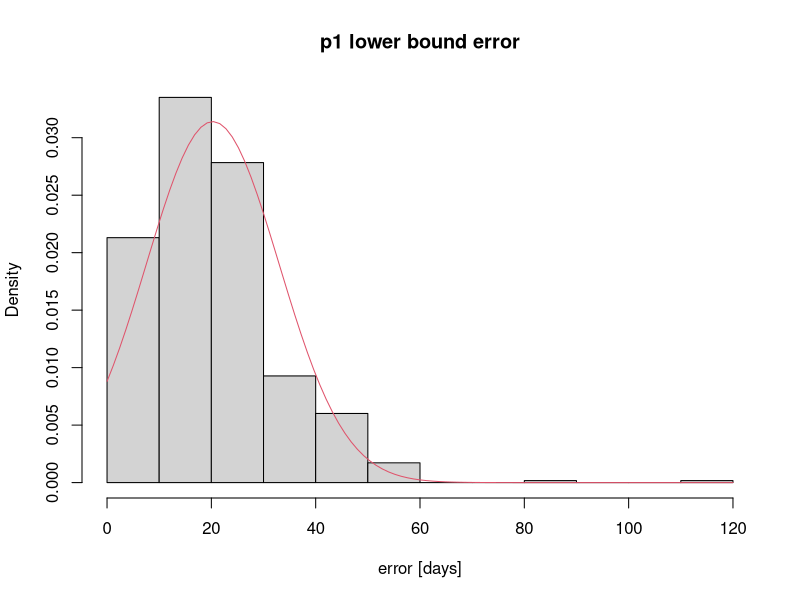
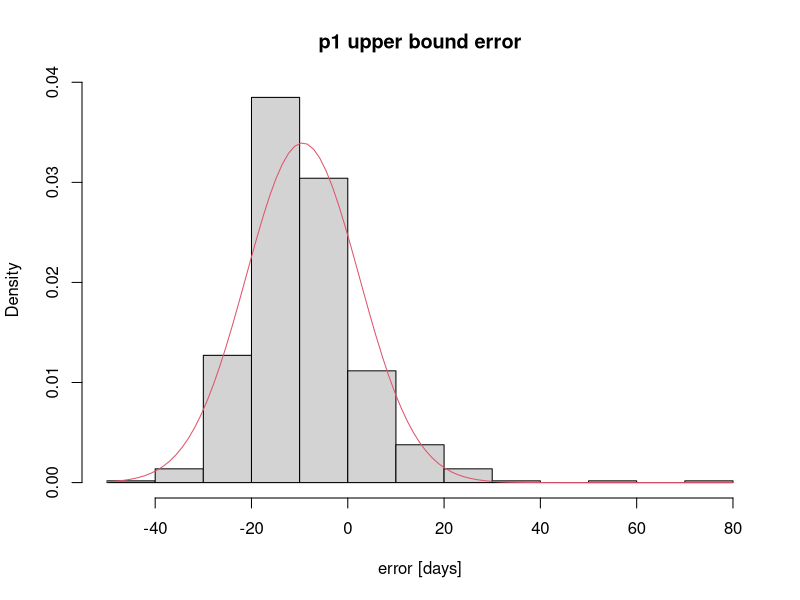
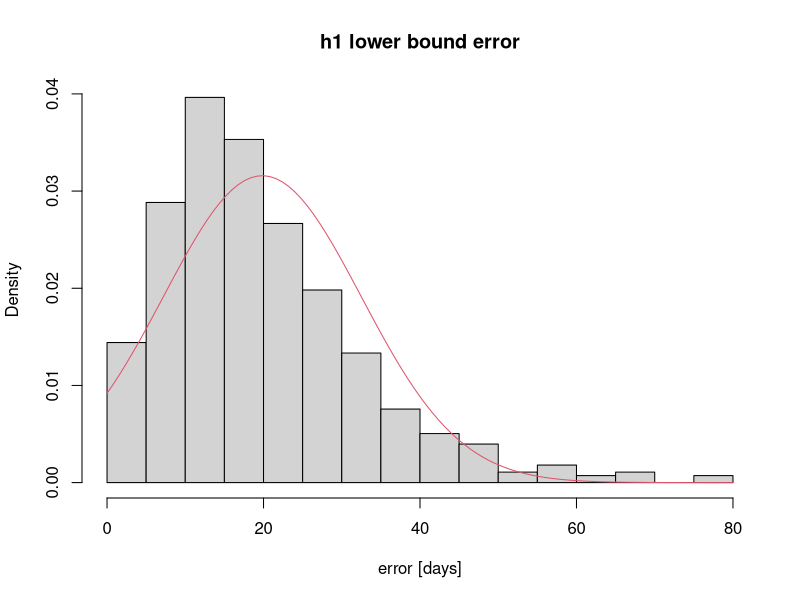
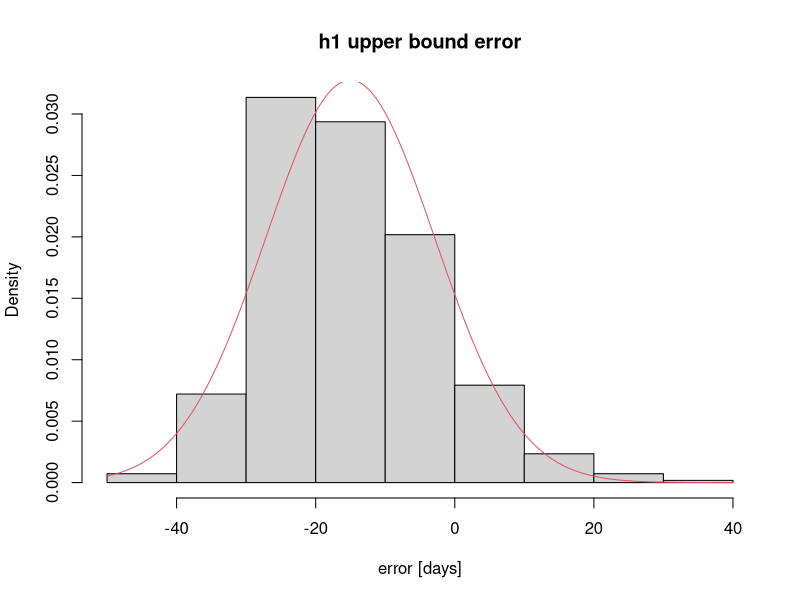
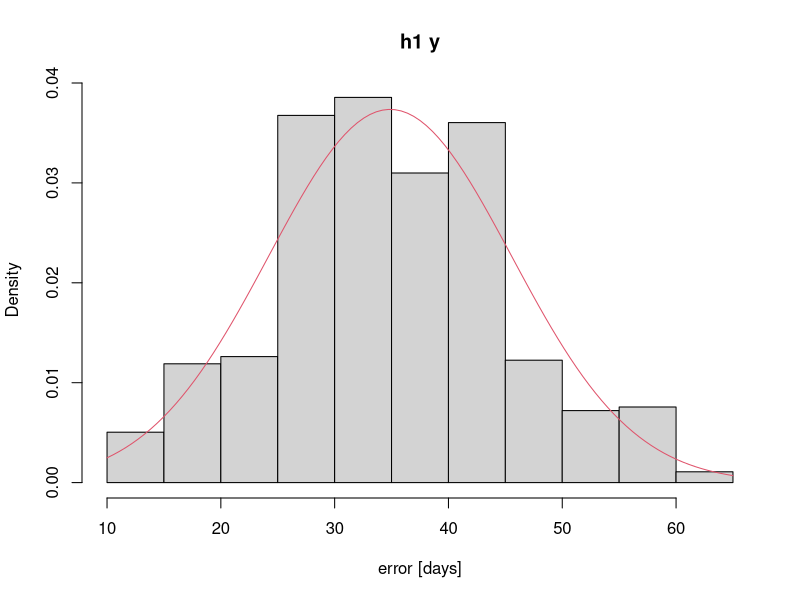
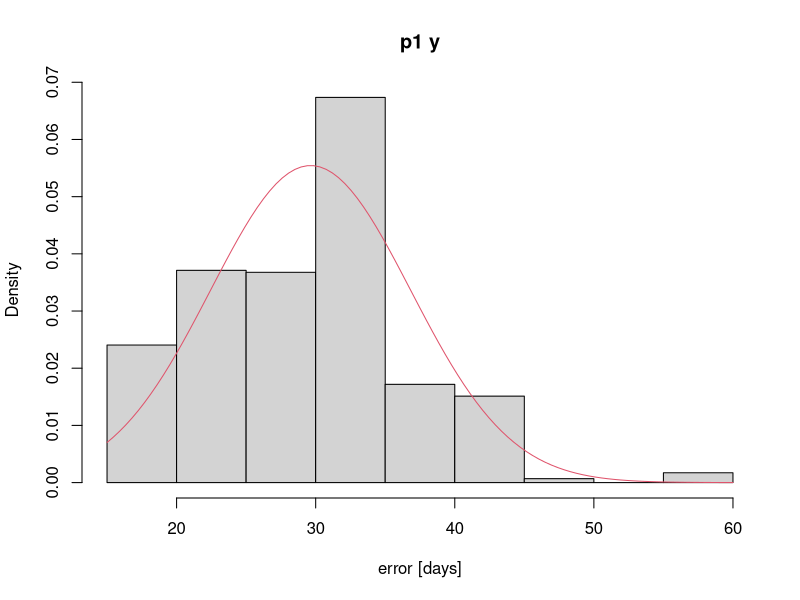
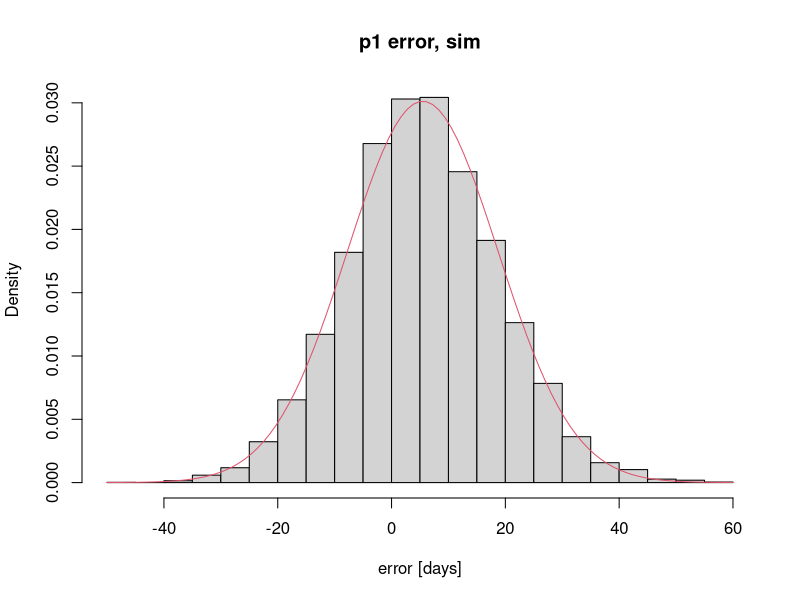
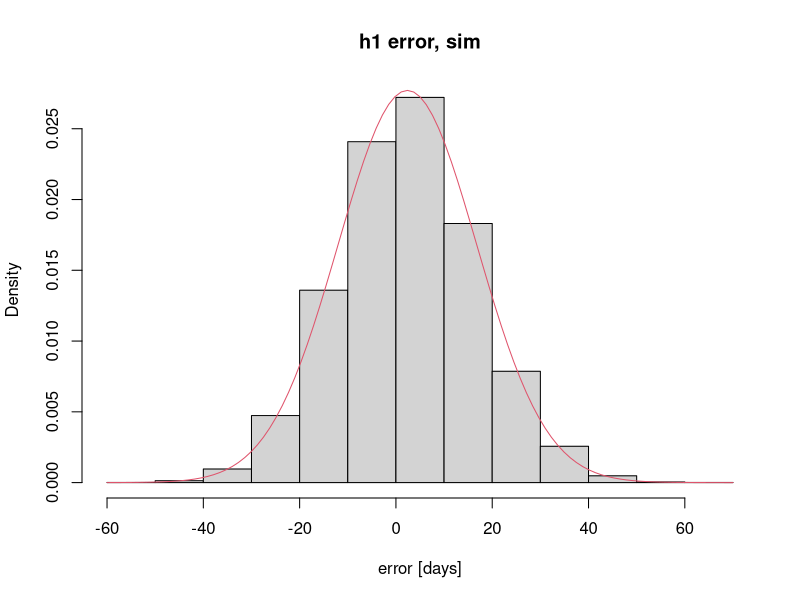

Generate these figures, in order, with R:
## ---- chunk 1

library(MASS)

p1_errors <- read.csv('p1_error_toBootstrap_v3.csv')
h1_errors <- read.csv('h1_error_toBootstrap_v3.csv')

p1_y <- p1_errors$p1_lowerBoundError - p1_errors$p1_upperBoundError
h1_y <- h1_errors$h1_lowerBoundError - h1_errors$h1_upperBoundError

# fit to normal distribution and plot
fit_p1_lowerBound <- fitdistr(p1_errors$p1_lowerBoundError, "normal")
para_p1_lowerBound <- fit_p1_lowerBound$estimate
hist(p1_errors$p1_lowerBoundError, prob = TRUE, main = "p1 lower bound error", xlab = 'error [days]')
curve(dnorm(x, para_p1_lowerBound[1], para_p1_lowerBound[2]), col = 2, add = TRUE)

fit_p1_upperBound <- fitdistr(p1_errors$p1_upperBoundError, "normal")
para_p1_upperBound <- fit_p1_upperBound$estimate
hist(p1_errors$p1_upperBoundError, prob = TRUE, main = "p1 upper bound error", xlab = 'error [days]')
curve(dnorm(x, para_p1_upperBound[1], para_p1_upperBound[2]), col = 2, add = TRUE)

fit_h1_lowerBound <- fitdistr(h1_errors$h1_lowerBoundError, "normal")
para_h1_lowerBound <- fit_h1_lowerBound$estimate
hist(h1_errors$h1_lowerBoundError, prob = TRUE, main = "h1 lower bound error", xlab = 'error [days]')
curve(dnorm(x, para_h1_lowerBound[1], para_h1_lowerBound[2]), col = 2, add = TRUE)

fit_h1_upperBound <- fitdistr(h1_errors$h1_upperBoundError, "normal")
para_h1_upperBound <- fit_h1_upperBound$estimate
hist(h1_errors$h1_upperBoundError, prob = TRUE, main = "h1 upper bound error", xlab = 'error [days]')
curve(dnorm(x, para_h1_upperBound[1], para_h1_upperBound[2]), col = 2, add = TRUE)

fit_h1_y <- fitdistr(h1_y, "normal")
para_h1_y <- fit_h1_y$estimate
hist(h1_y, prob = TRUE, main = "h1 y", xlab = 'error [days]')
curve(dnorm(x, para_h1_y[1], para_h1_y[2]), col = 2, add = TRUE)

fit_p1_y <- fitdistr(p1_y, "normal")
para_p1_y <- fit_p1_y$estimate
hist(p1_y, prob = TRUE, main = "p1 y", xlab = 'error [days]')
curve(dnorm(x, para_p1_y[1], para_p1_y[2]), col = 2, add = TRUE)

## ---- chunk 2
# let's generate realizations of alpha and beta values
niter <- 10000
a_p1_pred <- numeric(niter)
b_p1_pred <- numeric(niter)
a_h1_pred <- numeric(niter)
b_h1_pred <- numeric(niter)
error_p1_pred <- numeric(niter)
error_h1_pred <- numeric(niter)

for (i in 1:niter){ 
	a_p1_pred[i] <- rnorm(1, mean = para_p1_upperBound['mean'], sd = para_p1_upperBound['sd'])
	b_p1_pred[i] <- rnorm(1, mean = para_p1_lowerBound['mean'], sd = para_p1_lowerBound['sd'])
	a_h1_pred[i] <- rnorm(1, mean = para_h1_upperBound['mean'], sd = para_h1_upperBound['sd'])
	b_h1_pred[i] <- rnorm(1, mean = para_h1_lowerBound['mean'], sd = para_h1_lowerBound['sd'])
}

# let's generate realizations of epsilon values
for (i in 1:niter){ 
  error_p1_pred[i] <- runif(1, min = a_p1_pred[i], max = b_p1_pred[i])
  error_h1_pred[i] <- runif(1, min = a_h1_pred[i], max = b_h1_pred[i])
}

# get rid of NaN values (happens if a > b, in about 5% of cases)
error_p1_pred <- error_p1_pred[!is.na(error_p1_pred)]
error_h1_pred <- error_h1_pred[!is.na(error_h1_pred)]

# then you can evaluate the distribution of error_p1_pred, etc
#error_p1 <- density(error_p1_pred, kernel = c("gaussian"), na.rm = TRUE)

fit_error_p1_pred <- fitdistr(error_p1_pred, "normal")
para_error_p1_pred <- fit_error_p1_pred$estimate
hist(error_p1_pred, prob = TRUE, main = "p1 error, sim", xlab = 'error [days]')
curve(dnorm(x, para_error_p1_pred[1], para_error_p1_pred[2]), col = 2, add = TRUE)

fit_error_h1_pred <- fitdistr(error_h1_pred, "normal")
para_error_h1_pred <- fit_error_h1_pred$estimate
hist(error_h1_pred, prob = TRUE, main = "h1 error, sim", xlab = 'error [days]')
curve(dnorm(x, para_error_h1_pred[1], para_error_h1_pred[2]), col = 2, add = TRUE)

plant_error_mean_sim <- para_error_p1_pred[1]
plant_error_sd_sim <- para_error_p1_pred[2]
harvest_error_mean_sim <- para_error_h1_pred[1]
harvest_error_sd_sim <- para_error_h1_pred[2]

print(paste('plant pixel error', plant_error_mean_sim, '+/-', plant_error_sd_sim))
print(paste('harvest pixel error', harvest_error_mean_sim, '+/-', harvest_error_sd_sim))

## ---- chunk 3
library(fBasics) # for Heaviside fcn
library(dplyr)

# vectors of a and y over which to integrate, and vector of x over which to calculate p(x)
as <- seq(-100, 100, 10)
bs <- seq(-100, 100, 10)
ys <- seq(0.1, 100, 10)
xs <- seq(-100, 100, 10)

# given value of a (upper bound), find p(a)
p_a <- function(a, plant_or_harv) {
  
  if (plant_or_harv == 'plant') {
    fitted_mean <- para_p1_upperBound[1]
    fitted_sd <- para_p1_upperBound[2]
  }
  
  else if (plant_or_harv == 'harvest') {
    fitted_mean <- para_h1_upperBound[1]
    fitted_sd <- para_h1_upperBound[2]
  }
  return(dnorm(a, mean = fitted_mean, sd = fitted_sd))
}

# given value of b (lower bound), find p(b)
p_b <- function(b, plant_or_harv) {
  
  if (plant_or_harv == 'plant') {
    fitted_mean <- para_p1_lowerBound[1]
    fitted_sd <- para_p1_lowerBound[2]
  }
  
  else if (plant_or_harv == 'harvest') {
    fitted_mean <- para_h1_lowerBound[1]
    fitted_sd <- para_h1_lowerBound[2]
  }
  return(dnorm(b, mean = fitted_mean, sd = fitted_sd))
}

# given value of y (b - a or lower bound - upper bound), find p(y)
p_y <- function(y, plant_or_harv) {
  
  if (plant_or_harv == 'plant') {
    fitted_mean <- para_p1_y[1]
    fitted_sd <- para_p1_y[2]
  }
  
  else if (plant_or_harv == 'harvest') {
    fitted_mean <- para_h1_y[1]
    fitted_sd <- para_h1_y[2]
  }
  return(dnorm(y, mean = fitted_mean, sd = fitted_sd))
}

# given value of x, return the value of the double integral
calc_integral <- function(x, plant_or_harv, as, ys) {
  
  # initialize matrix to hold the argument of the integrals
  num_as <- length(as)
  num_ys <- length(ys)
  result_matrix <- matrix(nrow = num_as, ncol = num_ys)
  
  for (a_index in 1:num_as) {
    for (y_index in 1:num_ys) {
      
      a <- as[a_index]
      y <- ys[y_index]
      
      prob_a <- p_a(a, plant_or_harv)
      prob_y <- p_y(y, plant_or_harv)
      
      H_a <- Heaviside(x, a = a)
      H_b <- Heaviside(x, a = (y + a))
      result <- prob_a*prob_y*(H_a - H_b)/y
      
      result_matrix[a_index, y_index] <- result
      
    }
  }
  
  return(sum(result_matrix))
}



# calculate p(x) - use either calc_integral or calc_integral_2
#prob_x_plant <- sapply(xs, calc_integral_2, plant_or_harv = 'plant', as = as, bs = bs)
#prob_x_harv <- sapply(xs, calc_integral_2, plant_or_harv = 'harvest', as = as, bs = bs)

prob_x_plant <- sapply(xs, calc_integral, plant_or_harv = 'plant', as = as, ys = ys)
prob_x_harv <- sapply(xs, calc_integral, plant_or_harv = 'harvest', as = as, ys = ys)


# fit p(x) to its own distribution (mean and sd) using nls()

plant_error_data <- data.frame(error=xs, density=prob_x_plant)
res <- nls( density ~ k*exp(-1/2*(error-mu)^2/sigma^2), start=c(mu=0,sigma=30,k=1) , data = plant_error_data,  control = nls.control(maxiter = 500))
plant_error_params <- summary(res)$parameters[,"Estimate"]
plant_error_mean_fullCalc <- plant_error_params[1]
plant_error_sd_fullCalc <- plant_error_params[2]
plant_error_scale_fullCalc <- plant_error_params[3]
plot(xs, prob_x_plant, main = 'p(error) for planting, fullCalc', xlab = 'error', ylab = 'density')
plot(function(x) plant_error_scale_fullCalc*exp(-1/2*(x-plant_error_mean_fullCalc)^2/plant_error_sd_fullCalc^2),col=2,add=T,xlim=range(plant_error_data$error))



harvest_error_data <- data.frame(error=xs, density=prob_x_harv)
res <- nls( density ~ k*exp(-1/2*(error-mu)^2/sigma^2), start=c(mu=0,sigma=30,k=1) , data = harvest_error_data,  control = nls.control(maxiter = 500))
harvest_error_params <- summary(res)$parameters[,"Estimate"]
harvest_error_mean_fullCalc <- harvest_error_params[1]
harvest_error_sd_fullCalc <- harvest_error_params[2]
harvest_error_scale_fullCalc <- harvest_error_params[3]
plot(xs, prob_x_harv, main = 'p(error) for harvest, fullCalc', xlab = 'error', ylab = 'density')
plot(function(x) harvest_error_scale_fullCalc*exp(-1/2*(x-harvest_error_mean_fullCalc)^2/harvest_error_sd_fullCalc^2),col=2,add=T,xlim=range(plant_error_data$error))

print(c('plant error mean', plant_error_mean_fullCalc))
print(c('plant error sd', plant_error_sd_fullCalc))

print(c('harvest error mean', harvest_error_mean_fullCalc))
print(c('harvest error sd', harvest_error_sd_fullCalc))

## ---- chunk 4

# set up 50km x 50km cells, initialize with 10,000 'pixels'

prop_agri = 0.09 # proportion of the cell that is agriculture. in 2004, it was 0.07; in 2014, it was 0.11. calculated by GEE file LandCover/MapbiomasAgriCover

prop_SC = 15410/(15410 + 71581 + 3636) # proportion of training pts that are SC in 2007
prop_DC = 71581/(15410 + 71581 + 3636) # proportion of training pts that are DC in 2007
prop_nonsoy = 3636/(15410 + 71581 + 3636) # proportion of training pts that are nonsoy in 2007

total_pixels = 50000*50000/(500*500) # total number of 500m pixels in 50km cell

# calculate the number of each 
agri_pixels = total_pixels*prop_agri
SC_pixels = round(total_pixels*prop_agri*prop_SC)
DC_pixels = round(total_pixels*prop_agri*prop_DC)
nonsoy_pixels = round(total_pixels*prop_agri*prop_nonsoy)

# actual case (this is 'known' based on the ladn cover dataset)
actual_case = c(rep(0, SC_pixels), rep(1, DC_pixels), rep(2, nonsoy_pixels))

# generate a classified case

# start by calculating the indices of the falsely classified pixels, this can be used to index actual_case
wrong_SC <- sample(1:SC_pixels, 0.41*SC_pixels, replace=F)
wrong_DC <- sample((SC_pixels+1):(SC_pixels + DC_pixels), 0.14*DC_pixels, replace=F)
wrong_nonsoy <- sample((SC_pixels+DC_pixels+1):length(actual_case), 0.34*nonsoy_pixels, replace=F)

# calculate proportion of wrongly calculated pixels that are 'actually' which class
frac_wrong_SC_actual_DC = 301/(301+9)
frac_wrong_DC_actual_SC = 548/(548 + 128)
frac_wrong_nonsoy_actual_SC = 3/(3 + 53)

# of the falsely classified pixels, calculate the indices of the 'actual' classes
wrong_SC_actual_DC = sample(wrong_SC, frac_wrong_SC_actual_DC*length(wrong_SC), replace=F)
wrong_SC_actual_nonsoy = unique(wrong_SC[! wrong_SC %in%  wrong_SC_actual_DC])
wrong_DC_actual_SC = sample(wrong_DC, frac_wrong_DC_actual_SC*length(wrong_DC), replace = F)
wrong_DC_actual_nonsoy = unique(wrong_DC[! wrong_DC %in%  wrong_DC_actual_SC])
wrong_nonsoy_actual_SC = sample(wrong_nonsoy, frac_wrong_nonsoy_actual_SC*length(wrong_nonsoy), replace = F)
wrong_nonsoy_actual_DC = unique(wrong_nonsoy[! wrong_nonsoy %in%  wrong_nonsoy_actual_SC])

# for above, generate Two nested random choices: randomly choose the pixels whose land cover is 'falsely classified'; proportion is 100 - 59 % for SC (301/total wrongly predicted SC pts become DC; 9/total wrongly predicted SC pts become nonsoy agri); 100 - 86 % of DC must change (548/total wrongly predicted DC pts becomes SC, 128/total wrongly predicted DC pts becomes nonsoy agri); 100 - 66% of nonsoy agri must change (3/total wrongly predicted nonsoy pts becomes SC; 53/total wrongly predicted nonsoy pts becomes DC). total DC pts comes from confusion matrix.

# create one 'predicted/erroneous' set of pixels
classified_case <- actual_case # start with classified case = actual case, then replace the erroneous pixels


classified_case[wrong_SC_actual_DC] <- 1
classified_case[wrong_SC_actual_nonsoy] <- 2
classified_case[wrong_DC_actual_SC] <- 0
classified_case[wrong_DC_actual_nonsoy] <- 2
classified_case[wrong_nonsoy_actual_SC] <- 0
classified_case[wrong_nonsoy_actual_DC] <- 1


## ---- chunk 5


set.seed(124)

# given a land cover and plant/harvest, randomly generate planting and harvest pixel-level errors and take the median to simulate the error at 50km scale
calc_median_date <- function(agri_pixels, land_cover, plant_or_harv, plant_error_mean, plant_error_sd, harvest_error_mean, harvest_error_sd) {
  if (plant_or_harv == 'plant') {
    error_mean <- plant_error_mean
    error_sd <- plant_error_sd
  }
  
  else if (plant_or_harv == 'harvest') {
    error_mean <- harvest_error_mean
    error_sd <- harvest_error_sd
  }
  
  pixel_errors <- rnorm(agri_pixels, error_mean, error_sd)
  SC_median_error <- pixel_errors[land_cover == 0] %>% median
  DC_median_error <- pixel_errors[land_cover == 1] %>% median
  soy_median_error <- pixel_errors[land_cover <= 1] %>% median
  
  median_errors <- c(SC_median_error, DC_median_error, soy_median_error)
  names(median_errors) <- c('SC', 'DC', 'soy')
  
  return(median_errors)
}

# given the number of sims to do, calculate median timing for actual and classified land covers

calc_land_cover_error <- function(nsims, agri_pixels, actual_case, classified_case, plant_or_harv, plant_error_mean, plant_error_sd, harvest_error_mean, harvest_error_sd) {
  SC_diffs <- numeric(nsims)
  DC_diffs <- numeric(nsims)
  soy_diffs <- numeric(nsims)
  
  for (sim in 1:nsims) {
    actual_medians <- calc_median_date(agri_pixels, actual_case, plant_or_harv, plant_error_mean, plant_error_sd, harvest_error_mean, harvest_error_sd)
    classified_medians <- calc_median_date(agri_pixels, classified_case, plant_or_harv, plant_error_mean, plant_error_sd, harvest_error_mean, harvest_error_sd)
    
    SC_diffs[sim] <- actual_medians['SC'] - classified_medians['SC']
    DC_diffs[sim] <- actual_medians['DC'] - classified_medians['DC']
    soy_diffs[sim] <- actual_medians['soy'] - classified_medians['soy']
  }
  
  diffs <- data.frame(SC = SC_diffs, DC = DC_diffs, soy = soy_diffs)
  
  return(diffs)
}

# calculate difference in median dates between the two cases
harvest_lc_error_fullCalc <- calc_land_cover_error(500, agri_pixels, actual_case, classified_case, 'harvest', plant_error_mean_fullCalc, plant_error_sd_fullCalc, harvest_error_mean_fullCalc, harvest_error_sd_fullCalc)

plant_lc_error_fullCalc <- calc_land_cover_error(500, agri_pixels, actual_case, classified_case, 'plant', plant_error_mean_fullCalc, plant_error_sd_fullCalc, harvest_error_mean_fullCalc, harvest_error_sd_fullCalc)

harvest_lc_error_sim <- calc_land_cover_error(500, agri_pixels, actual_case, classified_case, 'harvest', plant_error_mean_sim, plant_error_sd_sim, harvest_error_mean_sim, harvest_error_sd_sim)

plant_lc_error_sim <- calc_land_cover_error(500, agri_pixels, actual_case, classified_case, 'plant', plant_error_mean_sim, plant_error_sd_sim, harvest_error_mean_sim, harvest_error_sd_sim)

hist(plant_lc_error_fullCalc$SC, main = 'SC plant lc error fullCalc')
hist(plant_lc_error_fullCalc$DC, main = 'DC plant lc error fullCalc')
hist(plant_lc_error_fullCalc$soy, main = 'soy plant lc error fullCalc')

hist(harvest_lc_error_fullCalc$SC, main = 'SC harvest lc error fullCalc')
hist(harvest_lc_error_fullCalc$DC, main = 'DC harvest lc error fullCalc')
hist(harvest_lc_error_fullCalc$soy, main = 'soy harvest lc error fullCalc')

hist(plant_lc_error_sim$SC, main = 'SC plant lc error sim')
hist(plant_lc_error_sim$DC, main = 'DC plant lc error sim')
hist(plant_lc_error_sim$soy, main = 'soy plant lc error sim')

hist(harvest_lc_error_sim$SC, main = 'SC harvest lc error sim')
hist(harvest_lc_error_sim$DC, main = 'DC harvest lc error sim')
hist(harvest_lc_error_sim$soy, main = 'soy harvest lc error sim')

# find mean and sd of land cover error
plant_lc_error_SC_mean_fullCalc <- max(mean(plant_lc_error_fullCalc$SC), 0)
plant_lc_error_DC_mean_fullCalc <- max(mean(plant_lc_error_fullCalc$DC), 0)
plant_lc_error_soy_mean_fullCalc <- max(mean(plant_lc_error_fullCalc$soy), 0)

plant_lc_error_SC_sd_fullCalc <- sd(plant_lc_error_fullCalc$SC)
plant_lc_error_DC_sd_fullCalc <- sd(plant_lc_error_fullCalc$DC)
plant_lc_error_soy_sd_fullCalc <- sd(plant_lc_error_fullCalc$soy)

harvest_lc_error_SC_mean_fullCalc <- max(mean(harvest_lc_error_fullCalc$SC), 0)
harvest_lc_error_DC_mean_fullCalc <- max(mean(harvest_lc_error_fullCalc$DC), 0)
harvest_lc_error_soy_mean_fullCalc <- max(mean(harvest_lc_error_fullCalc$soy), 0)

harvest_lc_error_SC_sd_fullCalc <- sd(harvest_lc_error_fullCalc$SC)
harvest_lc_error_DC_sd_fullCalc <- sd(harvest_lc_error_fullCalc$DC)
harvest_lc_error_soy_sd_fullCalc <- sd(harvest_lc_error_fullCalc$soy)

plant_lc_error_SC_mean_sim <- max(mean(plant_lc_error_sim$SC), 0)
plant_lc_error_DC_mean_sim <- max(mean(plant_lc_error_sim$DC), 0)
plant_lc_error_soy_mean_sim <- max(mean(plant_lc_error_sim$soy), 0)

plant_lc_error_SC_sd_sim <- sd(plant_lc_error_sim$SC)
plant_lc_error_DC_sd_sim <- sd(plant_lc_error_sim$DC)
plant_lc_error_soy_sd_sim <- sd(plant_lc_error_sim$soy)

harvest_lc_error_SC_mean_sim <- max(mean(harvest_lc_error_sim$SC), 0)
harvest_lc_error_DC_mean_sim <- max(mean(harvest_lc_error_sim$DC), 0)
harvest_lc_error_soy_mean_sim <- max(mean(harvest_lc_error_sim$soy), 0)

harvest_lc_error_SC_sd_sim <- sd(harvest_lc_error_sim$SC)
harvest_lc_error_DC_sd_sim <- sd(harvest_lc_error_sim$DC)
harvest_lc_error_soy_sd_sim <- sd(harvest_lc_error_sim$soy)
## ---- chunk 6

print_total_errors <- function(pixel_plant_mean, pixel_plant_sd, pixel_harvest_mean, pixel_harvest_sd,
                               lc_plant_SC_mean, lc_plant_DC_mean, lc_plant_soy_mean,
                               lc_plant_SC_sd, lc_plant_DC_sd, lc_plant_soy_sd,
                               lc_harvest_SC_mean, lc_harvest_DC_mean, lc_harvest_soy_mean,
                               lc_harvest_SC_sd, lc_harvest_DC_sd, lc_harvest_soy_sd,
                               typeOfCalc) {
  
  total_plant_SC_error_mean <- pixel_plant_mean + lc_plant_SC_mean
  total_plant_DC_error_mean <- pixel_plant_mean + lc_plant_DC_mean
  total_plant_soy_error_mean <- pixel_plant_mean + lc_plant_soy_mean
  
  total_plant_SC_error_sd <- pixel_plant_sd + lc_plant_SC_sd
  total_plant_DC_error_sd <- pixel_plant_sd + lc_plant_DC_sd
  total_plant_soy_error_sd <- pixel_plant_sd + lc_plant_soy_sd
  
  total_harvest_SC_error_mean <- pixel_harvest_mean + lc_harvest_SC_mean
  total_harvest_DC_error_mean <- pixel_harvest_mean + lc_harvest_DC_mean
  total_harvest_soy_error_mean <- pixel_harvest_mean + lc_harvest_soy_mean
  
  total_harvest_SC_error_sd <- pixel_harvest_sd + lc_harvest_SC_sd
  total_harvest_DC_error_sd <- pixel_harvest_sd + lc_harvest_DC_sd
  total_harvest_soy_error_sd <- pixel_harvest_sd + lc_harvest_soy_sd
  
  # print out the errors
  print(typeOfCalc)
  print(paste(typeOfCalc, 'plant SC error:', total_plant_SC_error_mean, '+/-', total_plant_SC_error_sd, 'days'))
  print(paste(typeOfCalc, 'harvest SC error:', total_harvest_SC_error_mean, '+/-', total_harvest_SC_error_sd, 'days'))
  
  print(paste(typeOfCalc, 'plant DC error:', total_plant_DC_error_mean, '+/-', total_plant_DC_error_sd, 'days'))
  print(paste(typeOfCalc, 'harvest DC error:', total_harvest_DC_error_mean, '+/-', total_harvest_DC_error_sd, 'days'))
  
  print(paste(typeOfCalc, 'plant soy error:', total_plant_soy_error_mean, '+/-', total_plant_soy_error_sd, 'days'))
  print(paste(typeOfCalc, 'harvest soy error:', total_harvest_soy_error_mean, '+/-', total_harvest_soy_error_sd, 'days'))
}

print_total_errors(plant_error_mean_fullCalc, plant_error_sd_fullCalc, harvest_error_mean_fullCalc, harvest_error_sd_fullCalc,
                   plant_lc_error_SC_mean_fullCalc, plant_lc_error_DC_mean_fullCalc, plant_lc_error_soy_mean_fullCalc,
                   plant_lc_error_SC_sd_fullCalc, plant_lc_error_DC_sd_fullCalc, plant_lc_error_soy_sd_fullCalc,
                   harvest_lc_error_SC_mean_fullCalc, harvest_lc_error_DC_mean_fullCalc, harvest_lc_error_soy_mean_fullCalc,
                   harvest_lc_error_SC_sd_fullCalc, harvest_lc_error_DC_sd_fullCalc, harvest_lc_error_soy_sd_fullCalc,
                   "fullCalc")

print_total_errors(plant_error_mean_sim, plant_error_sd_sim, harvest_error_mean_sim, harvest_error_sd_sim,
                   plant_lc_error_SC_mean_sim, plant_lc_error_DC_mean_sim, plant_lc_error_soy_mean_sim,
                   plant_lc_error_SC_sd_sim, plant_lc_error_DC_sd_sim, plant_lc_error_soy_sd_sim,
                   harvest_lc_error_SC_mean_sim, harvest_lc_error_DC_mean_sim, harvest_lc_error_soy_mean_sim,
                   harvest_lc_error_SC_sd_sim, harvest_lc_error_DC_sd_sim, harvest_lc_error_soy_sd_sim,
                   "sim")
## ---- chunk 7
# given value of x, return the value of the double integral. DOESN'T GIVE A RESULT THAT'S FITTABLE WITH NLS()
calc_integral_2 <- function(x, plant_or_harv, as, bs) {
  
  # initialize matrix to hold the argument of the integrals
  num_as <- length(as)
  num_bs <- length(bs)
  result_matrix <- matrix(nrow = num_as, ncol = num_bs)
  
  for (a_index in 1:num_as) {
    for (b_index in 1:num_bs) {
      
      a <- as[a_index]
      b <- bs[b_index]
      
      prob_a <- p_a(a, plant_or_harv)
      prob_b <- p_b(b, plant_or_harv)
      
      H_a <- Heaviside(x, a = a)
      H_b <- Heaviside(x, a = b)
      result <- prob_a*prob_b*(H_a - H_b)/(b - a)
      
      result_matrix[a_index, b_index] <- result
      
    }
  }
  
  return(sum(result_matrix))
}
